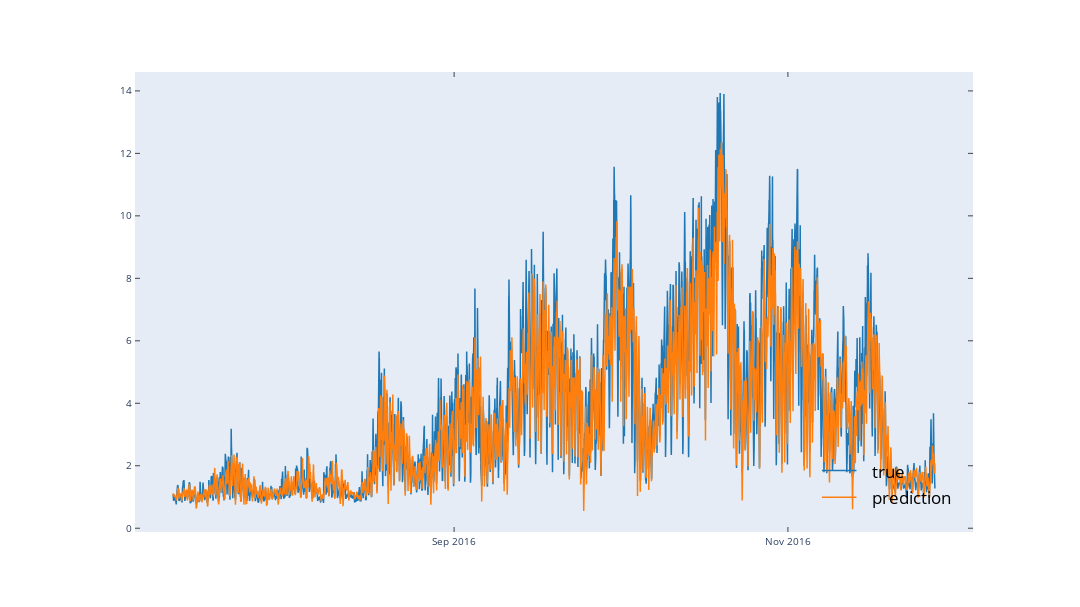

Here is the notebook cell this chart was saved with:
### Code cell
y_pred = model.predict(MLdb.test_x)
horizon = 36
scale = 0.75
plot = plt.figure(figsize=(scale*1920/my_dpi, scale*1080/my_dpi))
plt.plot(MLdb.test_y.iloc[:,horizon-1],label = 'true')
plt.plot(MLdb.test_x.index,y_pred[:,horizon-1], label = 'prediction')
plt.legend(fontsize = 'xx-large',loc = 'lower right')
# plt.ylim(0,20)

plotly.tools.mpl_to_plotly(plot)

### Figure 1 — Plotly figure (JSON) as saved in the notebook; plotly's stock layout.template omitted (floating-point values rounded to 4 significant figures; data arrays with more than 128 entries replaced by an {"elided": "..."} marker saying what was removed)
{"data": [{"line": {"color": "rgba (31, 119, 180, 1)", "dash": "solid", "width": 1.5}, "mode": "lines", "name": "true", "type": "scatter", "x": {"elided": "20037 str values"}, "xaxis": "x", "y": {"elided": "20037 float values"}, "yaxis": "y"}, {"line": {"color": "rgba (255, 127, 14, 1)", "dash": "solid", "width": 1.5}, "mode": "lines", "name": "prediction", "type": "scatter", "x": {"elided": "20037 str values"}, "xaxis": "x", "y": {"elided": "20037 float values"}, "yaxis": "y"}], "layout": {"annotations": [{"align": "left", "font": {"color": "#000000", "size": 17.28}, "opacity": 1, "showarrow": false, "text": "true", "x": 0.8775, "xanchor": "left", "xref": "paper", "y": 0.1027, "yanchor": "bottom", "yref": "paper"}, {"align": "left", "font": {"color": "#000000", "size": 17.28}, "opacity": 1, "showarrow": false, "text": "prediction", "x": 0.8775, "xanchor": "left", "xref": "paper", "y": 0.04464, "yanchor": "bottom", "yref": "paper"}], "autosize": false, "height": 607, "hovermode": "closest", "margin": {"b": 75, "l": 135, "pad": 0, "r": 107, "t": 72}, "shapes": [{"line": {"color": "rgba (31, 119, 180, 1)", "dash": "solid", "width": 1.5}, "type": "line", "x0": 0.8197, "x1": 0.861, "xref": "paper", "y0": 0.1339, "y1": 0.1339, "yref": "paper"}, {"line": {"color": "rgba (255, 127, 14, 1)", "dash": "solid", "width": 1.5}, "type": "line", "x0": 0.8197, "x1": 0.861, "xref": "paper", "y0": 0.07581, "y1": 0.07581, "yref": "paper"}], "showlegend": false, "width": 1080, "xaxis": {"anchor": "y", "domain": [0, 1], "mirror": "ticks", "nticks": 5, "range": ["2016-07-04 16:15:30", "2016-12-04 19:54:30"], "showgrid": false, "showline": true, "side": "bottom", "tickfont": {"size": 10}, "ticks": "inside", "type": "date", "zeroline": false}, "yaxis": {"anchor": "x", "domain": [0, 1], "mirror": "ticks", "nticks": 10, "range": [-0.1211, 14.61], "showgrid": false, "showline": true, "side": "left", "tickfont": {"size": 10}, "ticks": "inside", "type": "linear", "zeroline": false}}}
